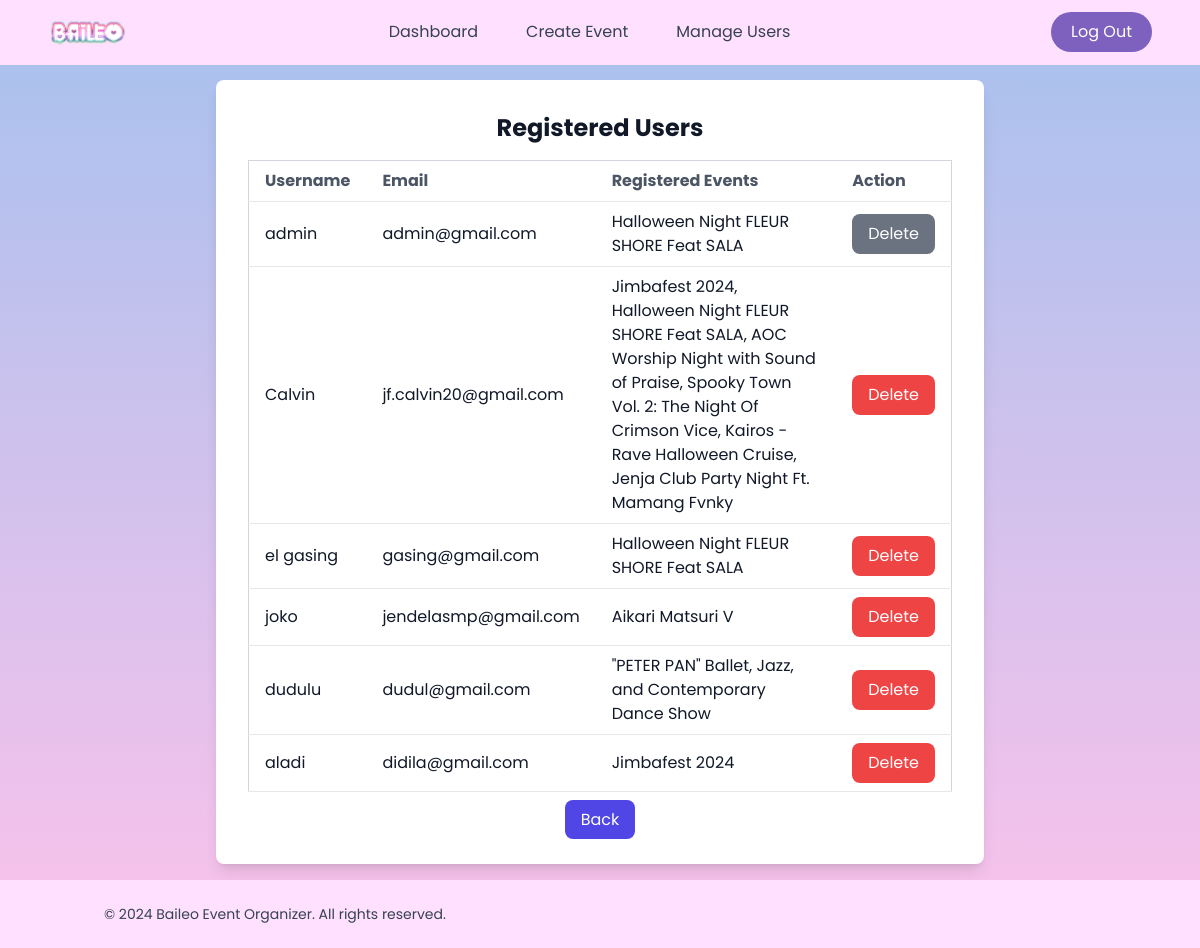
/admin/user_management.php (signed in), run on the app's committed database.
### tables this page shows
CREATE TABLE `users` (
  `id` int(11) NOT NULL,
  `username` varchar(20) NOT NULL,
  `password` varchar(70) NOT NULL,
  `usertype` varchar(50) NOT NULL DEFAULT 'user',
  `email` varchar(50) DEFAULT NULL,
  `description` varchar(255) DEFAULT NULL,
  `image` varchar(255) DEFAULT NULL
);

### admin/user_management.php (the view, shortened to what this page needs)
<?php
include 'koneksi.php';
$stmt = $conn->prepare("SELECT u.id, u.username, u.email, GROUP_CONCAT(e.name SEPARATOR ', ') AS registered_events
                        FROM users u
                        LEFT JOIN registrations r ON u.id = r.user_id
                        LEFT JOIN events e ON r.event_id = e.id
                        GROUP BY u.id");
$stmt->execute();
$result = $stmt->get_result();
?>
<!DOCTYPE html>
<html lang="en">
<head>
    <script src="https://cdn.tailwindcss.com"></script>
</head>
<body class="font-[Poppins] bg-gradient-to-t from-[#fbc2eb] to-[#a6c1ee] min-h-screen text-gray-900 flex flex-col justify-between">
<header class="bg-[#FFE1FF] py-3 fixed top-0 left-0 w-full z-50">
    <nav class="flex justify-between items-center w-[92%] mx-auto">
        <div>
            <img class="w-20" src="assets/baileo3.png" alt="...">
        </div>
        <div class="nav-links duration-500 md:static absolute bg-[#FFE1FF] md:min-h-fit min-h-[60vh] left-0 top-[-100%] md:w-auto w-full flex items-center px-5">
            <ul class="flex md:flex-row flex-col md:items-center md:gap-[4vw] gap-8">
                <li>
                    <a class="text-gray-700 hover:text-pink-900 transition duration-100 ease-in-out" href="indexadmin.php">Dashboard</a>
                </li>
                <li>
                    <a class="text-gray-700 hover:text-pink-900 transition duration-100 ease-in-out" href="create_event.php">Create Event</a>
                </li>
                <li>
                    <a class="text-gray-700 hover:text-pink-900 transition duration-100 ease-in-out" href="user_management.php">Manage Users</a>
                </li>
            </ul>
        </div>
        <div class="flex items-center gap-6">
            <a href="../logout.php" class="bg-[#7E60BF] text-white px-5 py-2 rounded-full hover:bg-[#CDC1FF]">Log Out</a>
        </div>
    </nav>
</header>
    <div class="bg-white p-8 rounded-lg shadow-lg w-full max-w-3xl mx-auto mt-20">
        <h1 class="text-2xl font-bold mb-4 text-center">Registered Users</h1>
        <table class="min-w-full bg-white border border-gray-300">
            <thead>
                <tr>
                    <th class="py-2 px-4 border-b text-left text-gray-600">Username</th>
                    <th class="py-2 px-4 border-b text-left text-gray-600">Email</th>
                    <th class="py-2 px-4 border-b text-left text-gray-600">Registered Events</th>
                    <th class="py-2 px-4 border-b text-left text-gray-600">Action</th>
                </tr>
            </thead>
            <tbody>
                <?php while ($row = $result->fetch_assoc()): ?>
                    <tr class="hover:bg-gray-100">
                        <td class="py-2 px-4 border-b"><?php echo $row['username']; ?></td>
                        <td class="py-2 px-4 border-b"><?php echo $row['email']; ?></td>
                        <td class="py-2 px-4 border-b"><?php echo $row['registered_events']; ?></td>
                        <td class="py-2 px-4 border-b">
                        <?php if($row['username'] == 'admin'): ?>
                            <button type="submit" class="bg-gray-500 text-white px-4 py-2 rounded-lg hover:bg-gray-600 cursor-not-allowed">Delete</button>
                        <?php else :?>
                        <form action="user_management.php" method="get" class="inline" onsubmit="return confirm('Are you sure you want to delete this user?');">
                                <button type="submit" class="bg-red-500 text-white px-4 py-2 rounded-lg hover:bg-red-600">Delete</button>
                        </form>
                        <?php endif;?>
                        </td>
                    </tr>
                <?php endwhile; ?>
            </tbody>
        </table>
        <div class="mt-4 text-center">
            <a href="indexadmin.php" class="bg-indigo-600 text-white px-4 py-2 rounded-lg hover:bg-indigo-700">Back</a>
        </div>
    </div>
    <footer class="bg-[#FFE1FF] text-gray-700 py-6 mt-4">
    <div class="container mx-auto px-4">
        <div class="flex flex-col md:flex-row justify-between items-center">
            <div class="text-center md:text-left">
                <p class="text-sm">&copy; <?php echo date("Y"); ?> Baileo Event Organizer. All rights reserved.</p>
            </div>
        </div>
    </div>
</footer>
</body>
</html>

### data on the page
users: username "admin", email "admin@gmail.com", registered_events "Halloween Night FLEUR SHORE Feat SALA", shows "Delete"
users: username "Calvin", email "jf.calvin20@gmail.com", registered_events "Jimbafest 2024, Halloween Night FLEUR SHORE Feat SALA, AOC Worship Night with Sound of Praise, Spooky Town Vol. 2: The Night Of Crimson Vice, Kairos - Rave Halloween Cruise, Jenja Club Party Night Ft. Mamang Fvnky"
users: username "el gasing", email "gasing@gmail.com", registered_events "Halloween Night FLEUR SHORE Feat SALA"
users: username "joko", email "jendelasmp@gmail.com", registered_events "Aikari Matsuri V"
users: username "dudulu", email "dudul@gmail.com", registered_events "\"PETER PAN\" Ballet, Jazz, and Contemporary Dance Show"
users: username "aladi", email "didila@gmail.com", registered_events "Jimbafest 2024"
